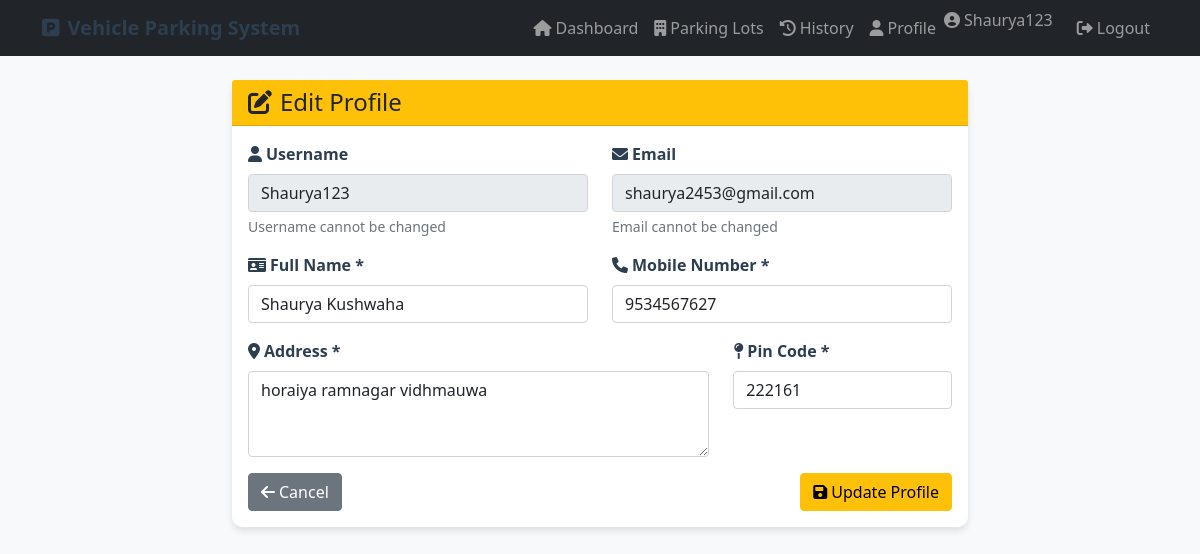
The page /user/edit-profile (signed in) on the database its author committed.
### tables this page shows
CREATE TABLE users (
            id INTEGER PRIMARY KEY AUTOINCREMENT,
            username TEXT UNIQUE NOT NULL,
            email TEXT UNIQUE NOT NULL,
            password TEXT NOT NULL,
            full_name TEXT NOT NULL,
            address TEXT,
            pin_code TEXT,
            mobile TEXT,
            role TEXT DEFAULT 'user'
        );

### controllers/user_controller.py (the view)
    def decorated_function(*args, **kwargs):
        if 'user_id' not in session:
            flash('Please login to access this page.', 'error')
            return redirect(url_for('login'))
        return f(*args, **kwargs)

### controllers/user_controller.py (called while the page is built, shortened)
def get_db_connection():
    conn = sqlite3.connect('parking.db')
    conn.row_factory = sqlite3.Row
    return conn

def user_required(f):
    def decorated_function(*args, **kwargs):
        if 'user_id' not in session:
            flash('Please login to access this page.', 'error')
            return redirect(url_for('login'))
        return f(*args, **kwargs)
    decorated_function.__name__ = f.__name__
    return decorated_function

@user_bp.route('/user/edit-profile', methods=['GET', 'POST'])
@user_required
def edit_profile():
    conn = get_db_connection()
    cursor = conn.cursor()
    cursor.execute('''
        SELECT username, email, full_name, address, pin_code, mobile
        FROM users WHERE id = ?
    ''', (session['user_id'],))
    user = cursor.fetchone()
    conn.close()
    return render_template('user/edit_profile.html', user=user)

### templates/user/edit_profile.html (shortened to what this page needs)
{% extends "base.html" %}
{% block content %}
<div class="row justify-content-center">
    <div class="col-md-8">
        <div class="card">
            <div class="card-header bg-warning text-dark">
                <h4 class="mb-0">
                    <i class="fas fa-edit me-2"></i>Edit Profile
                </h4>
            </div>
            <div class="card-body">
                <form method="POST">
                    <div class="row">
                        <div class="col-md-6">
                            <div class="mb-3">
                                <label for="username" class="form-label">
                                    <i class="fas fa-user me-1"></i>Username
                                </label>
                                <input type="text" class="form-control" id="username"
                                       value="{{ user[0] }}" readonly>
                                <div class="form-text">Username cannot be changed</div>
                            </div>
                        </div>
                        <div class="col-md-6">
                            <div class="mb-3">
                                <label for="email" class="form-label">
                                    <i class="fas fa-envelope me-1"></i>Email
                                </label>
                                <input type="email" class="form-control" id="email"
                                       value="{{ user[1] }}" readonly>
                                <div class="form-text">Email cannot be changed</div>
                            </div>
                        </div>
                    </div>
                    <div class="row">
                        <div class="col-md-6">
                            <div class="mb-3">
                                <label for="full_name" class="form-label">
                                    <i class="fas fa-id-card me-1"></i>Full Name *
                                </label>
                                <input type="text" class="form-control" id="full_name"
                                       name="full_name" value="{{ user[2] }}" required>
                            </div>
                        </div>
                        <div class="col-md-6">
                            <div class="mb-3">
                                <label for="mobile" class="form-label">
                                    <i class="fas fa-phone me-1"></i>Mobile Number *
                                </label>
                                <input type="tel" class="form-control" id="mobile"
                                       name="mobile" value="{{ user[5] or '' }}" required>
                            </div>
                        </div>
                    </div>
                    <div class="row">
                        <div class="col-md-8">
                            <div class="mb-3">
                                <label for="address" class="form-label">
                                    <i class="fas fa-map-marker-alt me-1"></i>Address *
                                </label>
                                <textarea class="form-control" id="address" name="address"
                                          rows="3" required>{{ user[3] or '' }}</textarea>
                            </div>
                        </div>
                        <div class="col-md-4">
                            <div class="mb-3">
                                <label for="pin_code" class="form-label">
                                    <i class="fas fa-map-pin me-1"></i>Pin Code *
                                </label>
                                <input type="text" class="form-control" id="pin_code"
                                       name="pin_code" value="{{ user[4] or '' }}" required>
                            </div>
                        </div>
                    </div>
                    <div class="d-flex justify-content-between">
                        <a href="{{ url_for('user.user_profile') }}" class="btn btn-secondary">
                            <i class="fas fa-arrow-left me-1"></i>Cancel
                        </a>
                        <button type="submit" class="btn btn-warning">
                            <i class="fas fa-save me-1"></i>Update Profile
                        </button>
                    </div>
                </form>
            </div>
        </div>
    </div>
</div>
{% endblock %}

### templates/base.html (shortened to what this page needs)
<!DOCTYPE html>
<html lang="en">
<head>
    <link href="https://cdn.jsdelivr.net/npm/bootstrap@5.1.3/dist/css/bootstrap.min.css" rel="stylesheet">
    <link href="https://cdnjs.cloudflare.com/ajax/libs/font-awesome/6.0.0/css/all.min.css" rel="stylesheet">
    <link href="{{ url_for('static', filename='css/style.css') }}" rel="stylesheet">
</head>
<body>
    <nav class="navbar navbar-expand-lg navbar-dark bg-dark">
        <div class="container">
            <a class="navbar-brand" href="{{ url_for('index') }}">
                <i class="fas fa-parking me-2"></i>Vehicle Parking System
            </a>
            <div class="collapse navbar-collapse" id="navbarNav">
                <ul class="navbar-nav ms-auto">
                    {% if session.user_id %}
                        {% if session.role == 'admin' %}
                            <li class="nav-item">
                                <a class="nav-link" href="{{ url_for('admin.admin_dashboard') }}">
                                    <i class="fas fa-tachometer-alt me-1"></i>Dashboard
                                </a>
                            </li>
                            <li class="nav-item">
                                <a class="nav-link" href="{{ url_for('admin.admin_parking_lots') }}">
                                    <i class="fas fa-building me-1"></i>Parking Lots
                                </a>
                            </li>
                            <li class="nav-item">
                                <a class="nav-link" href="{{ url_for('admin.admin_users') }}">
                                    <i class="fas fa-users me-1"></i>Users
                                </a>
                            </li>
                            <li class="nav-item">
                                <a class="nav-link" href="{{ url_for('admin.admin_reports') }}">
                                    <i class="fas fa-chart-bar me-1"></i>Reports
                                </a>
                            </li>
                        {% else %}
                            <li class="nav-item">
                                <a class="nav-link" href="{{ url_for('user.user_dashboard') }}">
                                    <i class="fas fa-home me-1"></i>Dashboard
                                </a>
                            </li>
                            <li class="nav-item">
                                <a class="nav-link" href="{{ url_for('user.user_parking_lots') }}">
                                    <i class="fas fa-building me-1"></i>Parking Lots
                                </a>
                            </li>
                            <li class="nav-item">
                                <a class="nav-link" href="{{ url_for('user.user_history') }}">
                                    <i class="fas fa-history me-1"></i>History
                                </a>
                            </li>
                            <li class="nav-item">
                                <a class="nav-link" href="{{ url_for('user.user_profile') }}">
                                    <i class="fas fa-user me-1"></i>Profile
                                </a>
                            </li>
                        {% endif %}
                        <li class="nav-item">
                            <span class="navbar-text me-3">
                                <i class="fas fa-user-circle me-1"></i>{{ session.username }}
                            </span>
                        </li>
                        <li class="nav-item">
                            <a class="nav-link" href="{{ url_for('logout') }}">
                                <i class="fas fa-sign-out-alt me-1"></i>Logout
                            </a>
                        </li>
                    {% endif %}
                </ul>
            </div>
        </div>
    </nav>
    <div class="container mt-4">
        {% block content %}{% endblock %}
    </div>
</body>
</html>

### static/css/style.css (style rules this page uses)
body { background-color: #f8f9fa; }
.navbar-brand { font-weight: bold; color: #2c3e50 !important; }
.card { box-shadow: 0 4px 6px rgba(0, 0, 0, 0.1); border: none; border-radius: 10px; transition: transform 0.2s ease-in-out; }
.card { animation: fadeIn 0.5s ease-in-out; }
.form-label { font-weight: 600; color: #2c3e50; }

### templates/base.html (style rules this page uses)
.navbar-brand { font-weight: bold; color: #2c3e50 !important; }
.card { box-shadow: 0 4px 6px rgba(0, 0, 0, 0.1); border: none; border-radius: 10px; }

### rows shown on the page
users: username "Shaurya123", email "shaurya2453@gmail.com", full_name "Shaurya Kushwaha", mobile "9534567627", address "horaiya ramnagar vidhmauwa", pin_code "222161"
